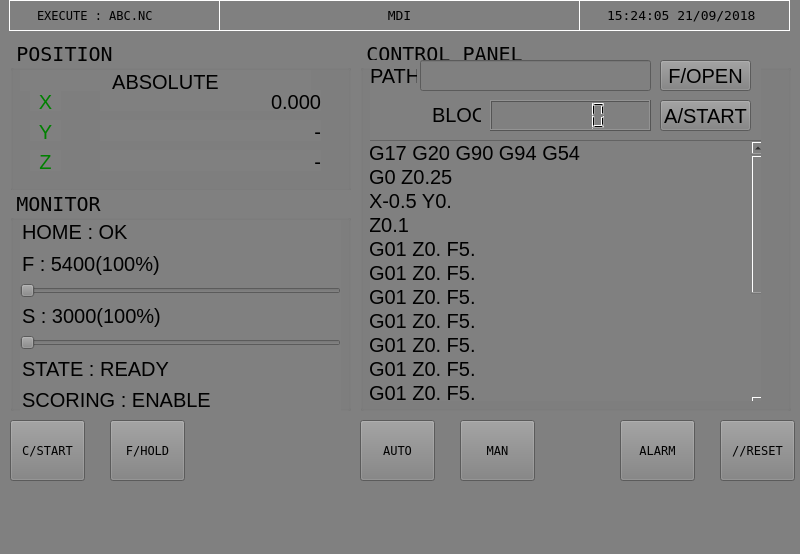
<?xml version="1.0" encoding="UTF-8"?>
<ui version="4.0">
 <class>MainWindow</class>
 <widget class="QMainWindow" name="MainWindow">
  <property name="geometry">
   <rect>
    <x>0</x>
    <y>0</y>
    <width>800</width>
    <height>554</height>
   </rect>
  </property>
  <property name="windowTitle">
   <string>BEAMSAW</string>
  </property>
  <property name="autoFillBackground">
   <bool>false</bool>
  </property>
  <property name="styleSheet">
   <string notr="true">background-color : grey;</string>
  </property>
  <widget class="QWidget" name="centralwidget">
   <widget class="QFrame" name="frame_2">
    <property name="geometry">
     <rect>
      <x>9</x>
      <y>0</y>
      <width>781</width>
      <height>31</height>
     </rect>
    </property>
    <property name="styleSheet">
     <string notr="true">border-color: rgb(255, 255, 255);
border-width : 1.2px;
border-style:outset;</string>
    </property>
    <property name="frameShape">
     <enum>QFrame::StyledPanel</enum>
    </property>
    <property name="frameShadow">
     <enum>QFrame::Raised</enum>
    </property>
    <widget class="QLabel" name="label_15">
     <property name="geometry">
      <rect>
       <x>0</x>
       <y>0</y>
       <width>211</width>
       <height>31</height>
      </rect>
     </property>
     <property name="font">
      <font>
       <family>Fixedsys</family>
       <pointsize>9</pointsize>
       <weight>50</weight>
       <bold>false</bold>
      </font>
     </property>
     <property name="styleSheet">
      <string notr="true">QLabel { color : black; }</string>
     </property>
     <property name="inputMethodHints">
      <set>Qt::ImhPreferNumbers</set>
     </property>
     <property name="frameShape">
      <enum>QFrame::NoFrame</enum>
     </property>
     <property name="lineWidth">
      <number>100</number>
     </property>
     <property name="text">
      <string>EXECUTE : ABC.NC</string>
     </property>
     <property name="textFormat">
      <enum>Qt::RichText</enum>
     </property>
     <property name="scaledContents">
      <bool>false</bool>
     </property>
     <property name="wordWrap">
      <bool>false</bool>
     </property>
     <property name="margin">
      <number>0</number>
     </property>
     <property name="indent">
      <number>27</number>
     </property>
    </widget>
    <widget class="QLabel" name="label_16">
     <property name="geometry">
      <rect>
       <x>570</x>
       <y>0</y>
       <width>211</width>
       <height>31</height>
      </rect>
     </property>
     <property name="font">
      <font>
       <family>Fixedsys</family>
       <pointsize>10</pointsize>
       <weight>50</weight>
       <bold>false</bold>
      </font>
     </property>
     <property name="styleSheet">
      <string notr="true">QLabel { color : black; }</string>
     </property>
     <property name="inputMethodHints">
      <set>Qt::ImhPreferNumbers</set>
     </property>
     <property name="frameShape">
      <enum>QFrame::NoFrame</enum>
     </property>
     <property name="lineWidth">
      <number>100</number>
     </property>
     <property name="text">
      <string>15:24:05 21/09/2018</string>
     </property>
     <property name="textFormat">
      <enum>Qt::RichText</enum>
     </property>
     <property name="scaledContents">
      <bool>false</bool>
     </property>
     <property name="wordWrap">
      <bool>false</bool>
     </property>
     <property name="margin">
      <number>0</number>
     </property>
     <property name="indent">
      <number>27</number>
     </property>
    </widget>
    <widget class="QLabel" name="label_17">
     <property name="geometry">
      <rect>
       <x>210</x>
       <y>0</y>
       <width>361</width>
       <height>31</height>
      </rect>
     </property>
     <property name="font">
      <font>
       <family>Fixedsys</family>
       <pointsize>10</pointsize>
       <weight>50</weight>
       <bold>false</bold>
      </font>
     </property>
     <property name="styleSheet">
      <string notr="true">QLabel { color : black; }</string>
     </property>
     <property name="inputMethodHints">
      <set>Qt::ImhPreferNumbers</set>
     </property>
     <property name="frameShape">
      <enum>QFrame::NoFrame</enum>
     </property>
     <property name="lineWidth">
      <number>100</number>
     </property>
     <property name="text">
      <string>MDI</string>
     </property>
     <property name="textFormat">
      <enum>Qt::RichText</enum>
     </property>
     <property name="scaledContents">
      <bool>false</bool>
     </property>
     <property name="alignment">
      <set>Qt::AlignCenter</set>
     </property>
     <property name="wordWrap">
      <bool>false</bool>
     </property>
     <property name="margin">
      <number>0</number>
     </property>
     <property name="indent">
      <number>-1</number>
     </property>
    </widget>
   </widget>
   <widget class="QGroupBox" name="groupBox">
    <property name="geometry">
     <rect>
      <x>10</x>
      <y>40</y>
      <width>341</width>
      <height>151</height>
     </rect>
    </property>
    <property name="font">
     <font>
      <family>Fixedsys</family>
      <pointsize>15</pointsize>
     </font>
    </property>
    <property name="styleSheet">
     <string notr="true">color:black;
font-size:15pt</string>
    </property>
    <property name="title">
     <string>POSITION</string>
    </property>
    <widget class="QLabel" name="label_3">
     <property name="geometry">
      <rect>
       <x>10</x>
       <y>30</y>
       <width>291</width>
       <height>21</height>
      </rect>
     </property>
     <property name="font">
      <font>
       <pointsize>15</pointsize>
      </font>
     </property>
     <property name="styleSheet">
      <string notr="true">QLabel { color : black; }</string>
     </property>
     <property name="inputMethodHints">
      <set>Qt::ImhPreferNumbers</set>
     </property>
     <property name="frameShape">
      <enum>QFrame::NoFrame</enum>
     </property>
     <property name="lineWidth">
      <number>100</number>
     </property>
     <property name="text">
      <string>ABSOLUTE</string>
     </property>
     <property name="textFormat">
      <enum>Qt::RichText</enum>
     </property>
     <property name="scaledContents">
      <bool>false</bool>
     </property>
     <property name="alignment">
      <set>Qt::AlignCenter</set>
     </property>
     <property name="wordWrap">
      <bool>false</bool>
     </property>
     <property name="margin">
      <number>0</number>
     </property>
    </widget>
    <widget class="QLabel" name="label_5">
     <property name="geometry">
      <rect>
       <x>90</x>
       <y>80</y>
       <width>221</width>
       <height>21</height>
      </rect>
     </property>
     <property name="font">
      <font>
       <pointsize>15</pointsize>
      </font>
     </property>
     <property name="styleSheet">
      <string notr="true">QLabel { color : black; }</string>
     </property>
     <property name="inputMethodHints">
      <set>Qt::ImhPreferNumbers</set>
     </property>
     <property name="frameShape">
      <enum>QFrame::NoFrame</enum>
     </property>
     <property name="lineWidth">
      <number>100</number>
     </property>
     <property name="text">
      <string>-</string>
     </property>
     <property name="textFormat">
      <enum>Qt::RichText</enum>
     </property>
     <property name="scaledContents">
      <bool>false</bool>
     </property>
     <property name="alignment">
      <set>Qt::AlignRight|Qt::AlignTrailing|Qt::AlignVCenter</set>
     </property>
     <property name="wordWrap">
      <bool>false</bool>
     </property>
     <property name="margin">
      <number>0</number>
     </property>
    </widget>
    <widget class="QLabel" name="label_7">
     <property name="geometry">
      <rect>
       <x>90</x>
       <y>110</y>
       <width>221</width>
       <height>21</height>
      </rect>
     </property>
     <property name="font">
      <font>
       <pointsize>15</pointsize>
      </font>
     </property>
     <property name="styleSheet">
      <string notr="true">QLabel { color : black; }</string>
     </property>
     <property name="inputMethodHints">
      <set>Qt::ImhPreferNumbers</set>
     </property>
     <property name="frameShape">
      <enum>QFrame::NoFrame</enum>
     </property>
     <property name="lineWidth">
      <number>100</number>
     </property>
     <property name="text">
      <string>-</string>
     </property>
     <property name="textFormat">
      <enum>Qt::RichText</enum>
     </property>
     <property name="scaledContents">
      <bool>false</bool>
     </property>
     <property name="alignment">
      <set>Qt::AlignRight|Qt::AlignTrailing|Qt::AlignVCenter</set>
     </property>
     <property name="wordWrap">
      <bool>false</bool>
     </property>
     <property name="margin">
      <number>0</number>
     </property>
    </widget>
    <widget class="QLabel" name="label_2">
     <property name="geometry">
      <rect>
       <x>20</x>
       <y>50</y>
       <width>31</width>
       <height>21</height>
      </rect>
     </property>
     <property name="font">
      <font>
       <pointsize>15</pointsize>
      </font>
     </property>
     <property name="styleSheet">
      <string notr="true">QLabel { color : green; }</string>
     </property>
     <property name="inputMethodHints">
      <set>Qt::ImhPreferNumbers</set>
     </property>
     <property name="frameShape">
      <enum>QFrame::NoFrame</enum>
     </property>
     <property name="lineWidth">
      <number>100</number>
     </property>
     <property name="text">
      <string>X</string>
     </property>
     <property name="textFormat">
      <enum>Qt::RichText</enum>
     </property>
     <property name="scaledContents">
      <bool>false</bool>
     </property>
     <property name="alignment">
      <set>Qt::AlignCenter</set>
     </property>
     <property name="wordWrap">
      <bool>false</bool>
     </property>
     <property name="margin">
      <number>0</number>
     </property>
    </widget>
    <widget class="QLabel" name="label_4">
     <property name="geometry">
      <rect>
       <x>20</x>
       <y>80</y>
       <width>31</width>
       <height>21</height>
      </rect>
     </property>
     <property name="font">
      <font>
       <pointsize>15</pointsize>
      </font>
     </property>
     <property name="styleSheet">
      <string notr="true">QLabel { color : green; }</string>
     </property>
     <property name="inputMethodHints">
      <set>Qt::ImhPreferNumbers</set>
     </property>
     <property name="frameShape">
      <enum>QFrame::NoFrame</enum>
     </property>
     <property name="lineWidth">
      <number>100</number>
     </property>
     <property name="text">
      <string>Y</string>
     </property>
     <property name="textFormat">
      <enum>Qt::RichText</enum>
     </property>
     <property name="scaledContents">
      <bool>false</bool>
     </property>
     <property name="alignment">
      <set>Qt::AlignCenter</set>
     </property>
     <property name="wordWrap">
      <bool>false</bool>
     </property>
     <property name="margin">
      <number>0</number>
     </property>
    </widget>
    <widget class="QLabel" name="label_8">
     <property name="geometry">
      <rect>
       <x>20</x>
       <y>110</y>
       <width>31</width>
       <height>21</height>
      </rect>
     </property>
     <property name="font">
      <font>
       <pointsize>15</pointsize>
      </font>
     </property>
     <property name="styleSheet">
      <string notr="true">QLabel { color : green; }</string>
     </property>
     <property name="inputMethodHints">
      <set>Qt::ImhPreferNumbers</set>
     </property>
     <property name="frameShape">
      <enum>QFrame::NoFrame</enum>
     </property>
     <property name="lineWidth">
      <number>100</number>
     </property>
     <property name="text">
      <string>Z</string>
     </property>
     <property name="textFormat">
      <enum>Qt::RichText</enum>
     </property>
     <property name="scaledContents">
      <bool>false</bool>
     </property>
     <property name="alignment">
      <set>Qt::AlignCenter</set>
     </property>
     <property name="wordWrap">
      <bool>false</bool>
     </property>
     <property name="margin">
      <number>0</number>
     </property>
    </widget>
    <widget class="QLabel" name="label">
     <property name="geometry">
      <rect>
       <x>90</x>
       <y>50</y>
       <width>221</width>
       <height>21</height>
      </rect>
     </property>
     <property name="font">
      <font>
       <pointsize>15</pointsize>
      </font>
     </property>
     <property name="styleSheet">
      <string notr="true">QLabel { color : black; }</string>
     </property>
     <property name="inputMethodHints">
      <set>Qt::ImhPreferNumbers</set>
     </property>
     <property name="frameShape">
      <enum>QFrame::NoFrame</enum>
     </property>
     <property name="lineWidth">
      <number>100</number>
     </property>
     <property name="text">
      <string>0.000</string>
     </property>
     <property name="textFormat">
      <enum>Qt::RichText</enum>
     </property>
     <property name="scaledContents">
      <bool>false</bool>
     </property>
     <property name="alignment">
      <set>Qt::AlignRight|Qt::AlignTrailing|Qt::AlignVCenter</set>
     </property>
     <property name="wordWrap">
      <bool>false</bool>
     </property>
     <property name="margin">
      <number>0</number>
     </property>
    </widget>
   </widget>
   <widget class="QGroupBox" name="groupBox_2">
    <property name="geometry">
     <rect>
      <x>10</x>
      <y>190</y>
      <width>341</width>
      <height>221</height>
     </rect>
    </property>
    <property name="font">
     <font>
      <family>Fixedsys</family>
      <pointsize>15</pointsize>
     </font>
    </property>
    <property name="styleSheet">
     <string notr="true">color:black;
font-size:15pt</string>
    </property>
    <property name="title">
     <string>MONITOR</string>
    </property>
    <widget class="QWidget" name="gridLayoutWidget">
     <property name="geometry">
      <rect>
       <x>10</x>
       <y>30</y>
       <width>321</width>
       <height>256</height>
      </rect>
     </property>
     <layout class="QGridLayout" name="gridLayout">
      <property name="sizeConstraint">
       <enum>QLayout::SetDefaultConstraint</enum>
      </property>
      <item row="5" column="0">
       <widget class="QSlider" name="horizontalSlider">
        <property name="orientation">
         <enum>Qt::Horizontal</enum>
        </property>
       </widget>
      </item>
      <item row="7" column="0">
       <widget class="QLabel" name="label_21">
        <property name="font">
         <font>
          <pointsize>15</pointsize>
         </font>
        </property>
        <property name="styleSheet">
         <string notr="true">QLabel { color : black; }</string>
        </property>
        <property name="inputMethodHints">
         <set>Qt::ImhPreferNumbers</set>
        </property>
        <property name="frameShape">
         <enum>QFrame::NoFrame</enum>
        </property>
        <property name="lineWidth">
         <number>100</number>
        </property>
        <property name="text">
         <string>SCORING : ENABLE</string>
        </property>
        <property name="textFormat">
         <enum>Qt::RichText</enum>
        </property>
        <property name="scaledContents">
         <bool>false</bool>
        </property>
        <property name="wordWrap">
         <bool>false</bool>
        </property>
        <property name="margin">
         <number>0</number>
        </property>
        <property name="indent">
         <number>2</number>
        </property>
       </widget>
      </item>
      <item row="8" column="0">
       <widget class="QLabel" name="label_22">
        <property name="font">
         <font>
          <pointsize>15</pointsize>
         </font>
        </property>
        <property name="styleSheet">
         <string notr="true">QLabel { color : black; }</string>
        </property>
        <property name="inputMethodHints">
         <set>Qt::ImhPreferNumbers</set>
        </property>
        <property name="frameShape">
         <enum>QFrame::NoFrame</enum>
        </property>
        <property name="lineWidth">
         <number>100</number>
        </property>
        <property name="text">
         <string>D/HOOD : UP</string>
        </property>
        <property name="textFormat">
         <enum>Qt::RichText</enum>
        </property>
        <property name="scaledContents">
         <bool>false</bool>
        </property>
        <property name="wordWrap">
         <bool>false</bool>
        </property>
        <property name="margin">
         <number>0</number>
        </property>
        <property name="indent">
         <number>2</number>
        </property>
       </widget>
      </item>
      <item row="4" column="0">
       <widget class="QLabel" name="label_24">
        <property name="font">
         <font>
          <pointsize>15</pointsize>
         </font>
        </property>
        <property name="styleSheet">
         <string notr="true">QLabel { color : black; }</string>
        </property>
        <property name="inputMethodHints">
         <set>Qt::ImhPreferNumbers</set>
        </property>
        <property name="frameShape">
         <enum>QFrame::NoFrame</enum>
        </property>
        <property name="lineWidth">
         <number>100</number>
        </property>
        <property name="text">
         <string>S : 3000(100%)</string>
        </property>
        <property name="textFormat">
         <enum>Qt::RichText</enum>
        </property>
        <property name="scaledContents">
         <bool>false</bool>
        </property>
        <property name="wordWrap">
         <bool>false</bool>
        </property>
        <property name="margin">
         <number>0</number>
        </property>
        <property name="indent">
         <number>2</number>
        </property>
       </widget>
      </item>
      <item row="6" column="0">
       <widget class="QLabel" name="label_20">
        <property name="maximumSize">
         <size>
          <width>183</width>
          <height>16777215</height>
         </size>
        </property>
        <property name="font">
         <font>
          <pointsize>15</pointsize>
         </font>
        </property>
        <property name="styleSheet">
         <string notr="true">QLabel { color : black; }</string>
        </property>
        <property name="inputMethodHints">
         <set>Qt::ImhPreferNumbers</set>
        </property>
        <property name="frameShape">
         <enum>QFrame::NoFrame</enum>
        </property>
        <property name="lineWidth">
         <number>100</number>
        </property>
        <property name="text">
         <string>STATE : READY</string>
        </property>
        <property name="textFormat">
         <enum>Qt::RichText</enum>
        </property>
        <property name="scaledContents">
         <bool>false</bool>
        </property>
        <property name="wordWrap">
         <bool>false</bool>
        </property>
        <property name="margin">
         <number>0</number>
        </property>
        <property name="indent">
         <number>2</number>
        </property>
       </widget>
      </item>
      <item row="2" column="0">
       <widget class="QLabel" name="label_19">
        <property name="font">
         <font>
          <pointsize>15</pointsize>
         </font>
        </property>
        <property name="styleSheet">
         <string notr="true">QLabel { color : black; }</string>
        </property>
        <property name="inputMethodHints">
         <set>Qt::ImhPreferNumbers</set>
        </property>
        <property name="frameShape">
         <enum>QFrame::NoFrame</enum>
        </property>
        <property name="lineWidth">
         <number>100</number>
        </property>
        <property name="text">
         <string>F : 5400(100%)</string>
        </property>
        <property name="textFormat">
         <enum>Qt::RichText</enum>
        </property>
        <property name="scaledContents">
         <bool>false</bool>
        </property>
        <property name="wordWrap">
         <bool>false</bool>
        </property>
        <property name="margin">
         <number>0</number>
        </property>
        <property name="indent">
         <number>2</number>
        </property>
       </widget>
      </item>
      <item row="9" column="0">
       <widget class="QLabel" name="label_23">
        <property name="font">
         <font>
          <pointsize>15</pointsize>
         </font>
        </property>
        <property name="styleSheet">
         <string notr="true">QLabel { color : black; }</string>
        </property>
        <property name="inputMethodHints">
         <set>Qt::ImhPreferNumbers</set>
        </property>
        <property name="frameShape">
         <enum>QFrame::NoFrame</enum>
        </property>
        <property name="lineWidth">
         <number>100</number>
        </property>
        <property name="text">
         <string>F/COVER : OPEN</string>
        </property>
        <property name="textFormat">
         <enum>Qt::RichText</enum>
        </property>
        <property name="scaledContents">
         <bool>false</bool>
        </property>
        <property name="wordWrap">
         <bool>false</bool>
        </property>
        <property name="margin">
         <number>0</number>
        </property>
        <property name="indent">
         <number>2</number>
        </property>
       </widget>
      </item>
      <item row="1" column="0">
       <widget class="QLabel" name="label_18">
        <property name="font">
         <font>
          <pointsize>15</pointsize>
         </font>
        </property>
        <property name="styleSheet">
         <string notr="true">QLabel { color : black; }</string>
        </property>
        <property name="inputMethodHints">
         <set>Qt::ImhPreferNumbers</set>
        </property>
        <property name="frameShape">
         <enum>QFrame::NoFrame</enum>
        </property>
        <property name="lineWidth">
         <number>100</number>
        </property>
        <property name="text">
         <string>HOME : OK</string>
        </property>
        <property name="textFormat">
         <enum>Qt::RichText</enum>
        </property>
        <property name="scaledContents">
         <bool>false</bool>
        </property>
        <property name="wordWrap">
         <bool>false</bool>
        </property>
        <property name="margin">
         <number>0</number>
        </property>
        <property name="indent">
         <number>2</number>
        </property>
       </widget>
      </item>
      <item row="3" column="0">
       <widget class="QSlider" name="horizontalSlider_2">
        <property name="maximum">
         <number>100</number>
        </property>
        <property name="orientation">
         <enum>Qt::Horizontal</enum>
        </property>
       </widget>
      </item>
     </layout>
    </widget>
   </widget>
   <widget class="QPushButton" name="pushButton">
    <property name="geometry">
     <rect>
      <x>10</x>
      <y>420</y>
      <width>75</width>
      <height>61</height>
     </rect>
    </property>
    <property name="font">
     <font>
      <family>Fixedsys</family>
     </font>
    </property>
    <property name="styleSheet">
     <string notr="true"/>
    </property>
    <property name="text">
     <string>C/START</string>
    </property>
    <property name="checkable">
     <bool>false</bool>
    </property>
    <property name="autoDefault">
     <bool>false</bool>
    </property>
    <property name="default">
     <bool>false</bool>
    </property>
    <property name="flat">
     <bool>false</bool>
    </property>
   </widget>
   <widget class="QPushButton" name="pushButton_2">
    <property name="geometry">
     <rect>
      <x>110</x>
      <y>420</y>
      <width>75</width>
      <height>61</height>
     </rect>
    </property>
    <property name="font">
     <font>
      <family>Fixedsys</family>
     </font>
    </property>
    <property name="styleSheet">
     <string notr="true"/>
    </property>
    <property name="text">
     <string>F/HOLD</string>
    </property>
    <property name="checkable">
     <bool>false</bool>
    </property>
    <property name="autoDefault">
     <bool>false</bool>
    </property>
    <property name="default">
     <bool>false</bool>
    </property>
    <property name="flat">
     <bool>false</bool>
    </property>
   </widget>
   <widget class="QPushButton" name="pushButton_3">
    <property name="geometry">
     <rect>
      <x>720</x>
      <y>420</y>
      <width>75</width>
      <height>61</height>
     </rect>
    </property>
    <property name="font">
     <font>
      <family>Fixedsys</family>
     </font>
    </property>
    <property name="styleSheet">
     <string notr="true"/>
    </property>
    <property name="text">
     <string>//RESET</string>
    </property>
    <property name="checkable">
     <bool>false</bool>
    </property>
    <property name="autoDefault">
     <bool>false</bool>
    </property>
    <property name="default">
     <bool>false</bool>
    </property>
    <property name="flat">
     <bool>false</bool>
    </property>
   </widget>
   <widget class="QPushButton" name="pushButton_4">
    <property name="geometry">
     <rect>
      <x>360</x>
      <y>420</y>
      <width>75</width>
      <height>61</height>
     </rect>
    </property>
    <property name="font">
     <font>
      <family>Fixedsys</family>
     </font>
    </property>
    <property name="styleSheet">
     <string notr="true"/>
    </property>
    <property name="text">
     <string>AUTO</string>
    </property>
    <property name="checkable">
     <bool>false</bool>
    </property>
    <property name="autoDefault">
     <bool>false</bool>
    </property>
    <property name="default">
     <bool>false</bool>
    </property>
    <property name="flat">
     <bool>false</bool>
    </property>
   </widget>
   <widget class="QPushButton" name="pushButton_5">
    <property name="geometry">
     <rect>
      <x>460</x>
      <y>420</y>
      <width>75</width>
      <height>61</height>
     </rect>
    </property>
    <property name="font">
     <font>
      <family>Fixedsys</family>
     </font>
    </property>
    <property name="styleSheet">
     <string notr="true"/>
    </property>
    <property name="text">
     <string>MAN</string>
    </property>
    <property name="checkable">
     <bool>false</bool>
    </property>
    <property name="autoDefault">
     <bool>false</bool>
    </property>
    <property name="default">
     <bool>false</bool>
    </property>
    <property name="flat">
     <bool>false</bool>
    </property>
   </widget>
   <widget class="QGroupBox" name="groupBox_3">
    <property name="geometry">
     <rect>
      <x>360</x>
      <y>40</y>
      <width>431</width>
      <height>371</height>
     </rect>
    </property>
    <property name="font">
     <font>
      <family>Fixedsys</family>
      <pointsize>15</pointsize>
     </font>
    </property>
    <property name="styleSheet">
     <string notr="true">color:black;
font-size:15pt</string>
    </property>
    <property name="title">
     <string>CONTROL PANEL</string>
    </property>
    <widget class="QStackedWidget" name="stackedWidget">
     <property name="geometry">
      <rect>
       <x>10</x>
       <y>20</y>
       <width>391</width>
       <height>341</height>
      </rect>
     </property>
     <property name="autoFillBackground">
      <bool>false</bool>
     </property>
     <property name="styleSheet">
      <string notr="true">background-color:grey;</string>
     </property>
     <property name="currentIndex">
      <number>0</number>
     </property>
     <widget class="QWidget" name="page">
      <widget class="QListWidget" name="listWidget">
       <property name="geometry">
        <rect>
         <x>-5</x>
         <y>80</y>
         <width>401</width>
         <height>271</height>
        </rect>
       </property>
       <property name="alternatingRowColors">
        <bool>false</bool>
       </property>
       <property name="selectionBehavior">
        <enum>QAbstractItemView::SelectRows</enum>
       </property>
       <item>
        <property name="text">
         <string>G17 G20 G90 G94 G54</string>
        </property>
       </item>
       <item>
        <property name="text">
         <string>G0 Z0.25</string>
        </property>
       </item>
       <item>
        <property name="text">
         <string>X-0.5 Y0.</string>
        </property>
       </item>
       <item>
        <property name="text">
         <string>Z0.1</string>
        </property>
       </item>
       <item>
        <property name="text">
         <string>G01 Z0. F5.</string>
        </property>
       </item>
       <item>
        <property name="text">
         <string>G01 Z0. F5.</string>
        </property>
       </item>
       <item>
        <property name="text">
         <string>G01 Z0. F5.</string>
        </property>
       </item>
       <item>
        <property name="text">
         <string>G01 Z0. F5.</string>
        </property>
       </item>
       <item>
        <property name="text">
         <string>G01 Z0. F5.</string>
        </property>
       </item>
       <item>
        <property name="text">
         <string>G01 Z0. F5.</string>
        </property>
       </item>
       <item>
        <property name="text">
         <string>G01 Z0. F5.</string>
        </property>
       </item>
       <item>
        <property name="text">
         <string>G01 Z0. F5.</string>
        </property>
       </item>
       <item>
        <property name="text">
         <string>G01 Z0. F5.</string>
        </property>
       </item>
       <item>
        <property name="text">
         <string>G01 Z0. F5.</string>
        </property>
       </item>
       <item>
        <property name="text">
         <string>G01 Z0. F5.</string>
        </property>
       </item>
       <item>
        <property name="text">
         <string>G01 Z0. F5.</string>
        </property>
       </item>
       <item>
        <property name="text">
         <string>G01 Z0. F5.</string>
        </property>
       </item>
       <item>
        <property name="text">
         <string>G01 Z0. F5.</string>
        </property>
       </item>
       <item>
        <property name="text">
         <string>G01 Z0. F5.</string>
        </property>
       </item>
      </widget>
      <widget class="QPushButton" name="pushButton_19">
       <property name="geometry">
        <rect>
         <x>290</x>
         <y>0</y>
         <width>91</width>
         <height>31</height>
        </rect>
       </property>
       <property name="font">
        <font>
         <pointsize>15</pointsize>
        </font>
       </property>
       <property name="text">
        <string>F/OPEN</string>
       </property>
      </widget>
      <widget class="QLCDNumber" name="lcdNumber">
       <property name="geometry">
        <rect>
         <x>120</x>
         <y>40</y>
         <width>161</width>
         <height>31</height>
        </rect>
       </property>
      </widget>
      <widget class="QLabel" name="label_25">
       <property name="geometry">
        <rect>
         <x>60</x>
         <y>40</y>
         <width>51</width>
         <height>31</height>
        </rect>
       </property>
       <property name="font">
        <font>
         <pointsize>15</pointsize>
        </font>
       </property>
       <property name="styleSheet">
        <string notr="true">QLabel { color : black; }</string>
       </property>
       <property name="inputMethodHints">
        <set>Qt::ImhPreferNumbers</set>
       </property>
       <property name="frameShape">
        <enum>QFrame::NoFrame</enum>
       </property>
       <property name="lineWidth">
        <number>100</number>
       </property>
       <property name="text">
        <string>BLOCK</string>
       </property>
       <property name="textFormat">
        <enum>Qt::RichText</enum>
       </property>
       <property name="scaledContents">
        <bool>false</bool>
       </property>
       <property name="wordWrap">
        <bool>false</bool>
       </property>
       <property name="margin">
        <number>0</number>
       </property>
       <property name="indent">
        <number>2</number>
       </property>
      </widget>
      <widget class="QLineEdit" name="lineEdit">
       <property name="geometry">
        <rect>
         <x>50</x>
         <y>0</y>
         <width>231</width>
         <height>31</height>
        </rect>
       </property>
      </widget>
      <widget class="QPushButton" name="pushButton_20">
       <property name="geometry">
        <rect>
         <x>290</x>
         <y>40</y>
         <width>91</width>
         <height>31</height>
        </rect>
       </property>
       <property name="font">
        <font>
         <pointsize>15</pointsize>
        </font>
       </property>
       <property name="text">
        <string>A/START</string>
       </property>
      </widget>
      <widget class="QLabel" name="label_6">
       <property name="geometry">
        <rect>
         <x>0</x>
         <y>0</y>
         <width>47</width>
         <height>31</height>
        </rect>
       </property>
       <property name="font">
        <font>
         <pointsize>15</pointsize>
        </font>
       </property>
       <property name="text">
        <string>PATH</string>
       </property>
      </widget>
     </widget>
     <widget class="QWidget" name="page_2">
      <widget class="QPushButton" name="pushButton_7">
       <property name="geometry">
        <rect>
         <x>10</x>
         <y>20</y>
         <width>75</width>
         <height>71</height>
        </rect>
       </property>
       <property name="font">
        <font>
         <pointsize>15</pointsize>
        </font>
       </property>
       <property name="text">
        <string>HOME</string>
       </property>
      </widget>
      <widget class="QPushButton" name="pushButton_8">
       <property name="geometry">
        <rect>
         <x>10</x>
         <y>110</y>
         <width>75</width>
         <height>71</height>
        </rect>
       </property>
       <property name="font">
        <font>
         <pointsize>15</pointsize>
        </font>
       </property>
       <property name="text">
        <string>JOG +</string>
       </property>
      </widget>
      <widget class="QPushButton" name="pushButton_9">
       <property name="geometry">
        <rect>
         <x>110</x>
         <y>20</y>
         <width>75</width>
         <height>71</height>
        </rect>
       </property>
       <property name="font">
        <font>
         <pointsize>15</pointsize>
        </font>
       </property>
       <property name="text">
        <string>SAW ON</string>
       </property>
      </widget>
      <widget class="QPushButton" name="pushButton_10">
       <property name="geometry">
        <rect>
         <x>210</x>
         <y>20</y>
         <width>75</width>
         <height>71</height>
        </rect>
       </property>
       <property name="font">
        <font>
         <pointsize>15</pointsize>
        </font>
       </property>
       <property name="text">
        <string>SAW OFF</string>
       </property>
      </widget>
      <widget class="QPushButton" name="pushButton_11">
       <property name="geometry">
        <rect>
         <x>10</x>
         <y>200</y>
         <width>75</width>
         <height>71</height>
        </rect>
       </property>
       <property name="font">
        <font>
         <pointsize>15</pointsize>
        </font>
       </property>
       <property name="text">
        <string>JOG -</string>
       </property>
      </widget>
      <widget class="QPushButton" name="pushButton_12">
       <property name="geometry">
        <rect>
         <x>310</x>
         <y>20</y>
         <width>75</width>
         <height>71</height>
        </rect>
       </property>
       <property name="font">
        <font>
         <pointsize>15</pointsize>
        </font>
       </property>
       <property name="text">
        <string>DUST UP</string>
       </property>
      </widget>
      <widget class="QPushButton" name="pushButton_13">
       <property name="geometry">
        <rect>
         <x>110</x>
         <y>110</y>
         <width>75</width>
         <height>71</height>
        </rect>
       </property>
       <property name="font">
        <font>
         <pointsize>15</pointsize>
        </font>
       </property>
       <property name="text">
        <string>SAW JOG+</string>
       </property>
      </widget>
      <widget class="QPushButton" name="pushButton_14">
       <property name="geometry">
        <rect>
         <x>210</x>
         <y>110</y>
         <width>75</width>
         <height>71</height>
        </rect>
       </property>
       <property name="font">
        <font>
         <pointsize>15</pointsize>
        </font>
       </property>
       <property name="text">
        <string>SAW JOG-</string>
       </property>
      </widget>
      <widget class="QPushButton" name="pushButton_15">
       <property name="geometry">
        <rect>
         <x>310</x>
         <y>110</y>
         <width>75</width>
         <height>71</height>
        </rect>
       </property>
       <property name="font">
        <font>
         <pointsize>15</pointsize>
        </font>
       </property>
       <property name="text">
        <string>DUST DWN</string>
       </property>
      </widget>
      <widget class="QPushButton" name="pushButton_16">
       <property name="geometry">
        <rect>
         <x>310</x>
         <y>200</y>
         <width>75</width>
         <height>71</height>
        </rect>
       </property>
       <property name="font">
        <font>
         <pointsize>15</pointsize>
        </font>
       </property>
       <property name="text">
        <string>FC/OPEN</string>
       </property>
      </widget>
      <widget class="QPushButton" name="pushButton_17">
       <property name="geometry">
        <rect>
         <x>210</x>
         <y>200</y>
         <width>75</width>
         <height>71</height>
        </rect>
       </property>
       <property name="font">
        <font>
         <pointsize>15</pointsize>
        </font>
       </property>
       <property name="text">
        <string>FC/CLOSE</string>
       </property>
      </widget>
     </widget>
    </widget>
   </widget>
   <widget class="QPushButton" name="pushButton_18">
    <property name="geometry">
     <rect>
      <x>620</x>
      <y>420</y>
      <width>75</width>
      <height>61</height>
     </rect>
    </property>
    <property name="font">
     <font>
      <family>Fixedsys</family>
     </font>
    </property>
    <property name="styleSheet">
     <string notr="true"/>
    </property>
    <property name="text">
     <string>ALARM</string>
    </property>
    <property name="checkable">
     <bool>false</bool>
    </property>
    <property name="autoDefault">
     <bool>false</bool>
    </property>
    <property name="default">
     <bool>false</bool>
    </property>
    <property name="flat">
     <bool>false</bool>
    </property>
   </widget>
  </widget>
  <widget class="QMenuBar" name="menubar">
   <property name="geometry">
    <rect>
     <x>0</x>
     <y>0</y>
     <width>800</width>
     <height>25</height>
    </rect>
   </property>
  </widget>
  <widget class="QStatusBar" name="statusbar"/>
 </widget>
 <resources/>
 <connections/>
</ui>
